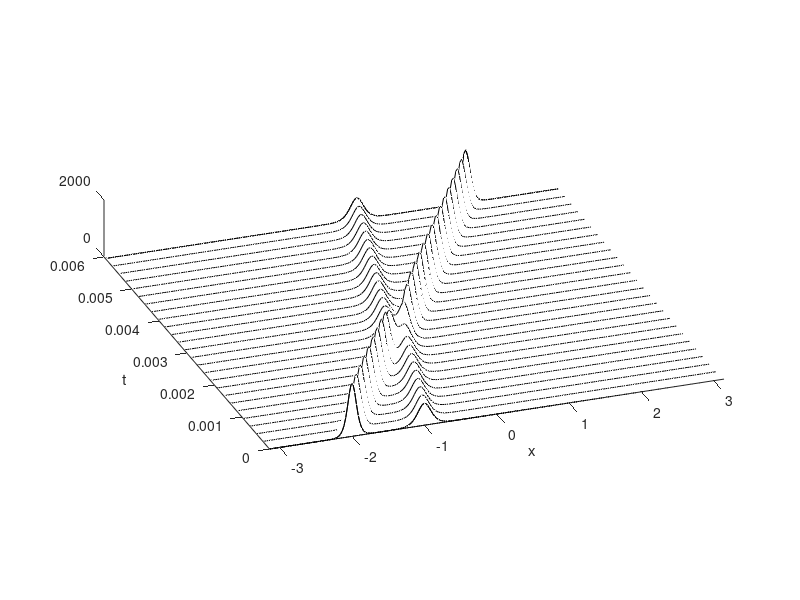

Here is the MATLAB script that generated this plot:
% p27.m - Solve KdV eq. u_t + uu_x + u_xxx = 0 on [-pi,pi] by
%         FFT with integrating factor v = exp(-ik^3t)*u-hat.

% Set up grid and two-soliton initial data:
  N = 256; dt = .4/N^2; x = (2*pi/N)*(-N/2:N/2-1)';
  A = 25; B = 16; clf, %drawnow, set(gcf,'renderer','zbuffer')
  u = 3*A^2*sech(.5*(A*(x+2))).^2 + 3*B^2*sech(.5*(B*(x+1))).^2; 
  v = fft(u); k = [0:N/2-1 0 -N/2+1:-1]'; ik3 = 1i*k.^3;

% Solve PDE and plot results:
  tmax = 0.006; nplt = floor((tmax/25)/dt); nmax = round(tmax/dt);
  udata = u; tdata = 0; h = waitbar(0,'please wait...');
  for n = 1:nmax
    t = n*dt; g = -.5i*dt*k;
    E = exp(dt*ik3/2); E2 = E.^2;
    a = g.*fft(real( ifft(     v    ) ).^2);
    b = g.*fft(real( ifft(E.*(v+a/2)) ).^2);     % 4th-order
    c = g.*fft(real( ifft(E.*v + b/2) ).^2);     % Runge-Kutta
    d = g.*fft(real( ifft(E2.*v+E.*c) ).^2);
    v = E2.*v + (E2.*a + 2*E.*(b+c) + d)/6;
    if mod(n,nplt) == 0 
      u = real(ifft(v)); waitbar(n/nmax)
      udata = [udata u]; tdata = [tdata t];
    end
  end
  waterfall(x,tdata,udata'), colormap(1e-6*[1 1 1]); view(-20,25)
  xlabel x, ylabel t, axis([-pi pi 0 tmax 0 2000]), grid off
  set(gca,'ztick',[0 2000]), close(h), pbaspect([1 1 .13])
